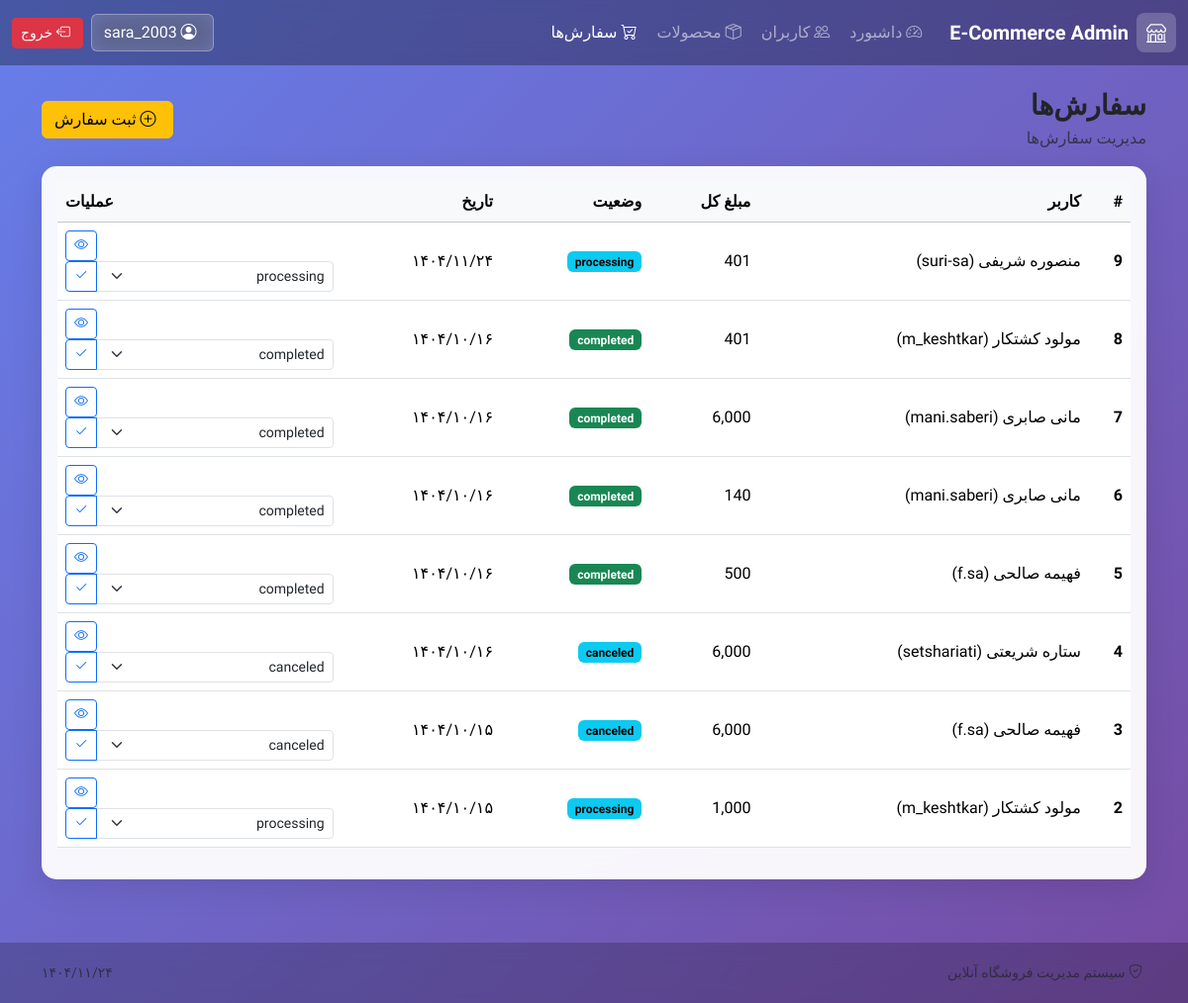
Page /orders (signed in) on the committed database.
### tables this page shows
CREATE TABLE user (
                    user_id INTEGER PRIMARY KEY AUTOINCREMENT,
                    username TEXT UNIQUE NOT NULL,
                    email TEXT UNIQUE NOT NULL,
                    password TEXT NOT NULL,
                    full_name TEXT NOT NULL,
                    phone TEXT,
                    address TEXT,
                    role TEXT NOT NULL DEFAULT 'customer',
                    created_at TEXT NOT NULL DEFAULT CURRENT_TIMESTAMP
                );

CREATE TABLE "order" (
                    order_id INTEGER PRIMARY KEY AUTOINCREMENT,
                    user_id INTEGER NOT NULL,
                    total_amount REAL NOT NULL CHECK (total_amount >= 0),
                    status TEXT NOT NULL DEFAULT 'pending',
                    shipping_address TEXT,
                    created_at TEXT NOT NULL DEFAULT CURRENT_TIMESTAMP,
                    FOREIGN KEY (user_id) REFERENCES user(user_id) ON DELETE CASCADE
                );

### app.py (the view)
@app.route("/orders")
@login_required
def orders():
    if current_user.role == "admin":
        orders_list = db.get_all_orders()
    else:
        orders_list = db.get_user_orders(current_user.id)
    return render_template("orders.html", orders=orders_list)

### app.py (called while the page is built)
@app.context_processor
def inject_now():
    return {"now": datetime.now(), "current_date": datetime.now()}

### auth.py (called while the page is built)
@login_manager.user_loader
def load_user(user_id):
    return User.get(user_id)

    @staticmethod
    def get(user_id: int):
        try:
            user_id = int(user_id)
        except (TypeError, ValueError):
            return None
        try:
            user = db.execute(
                "SELECT user_id, username, email, full_name, role FROM user WHERE user_id = ?",
                (user_id,),
                fetchone=True,
            )
            if not user:
                return None
            return User(
                user_id=user["user_id"],
                username=user["username"],
                email=user["email"],
                full_name=user["full_name"],
                role=user["role"],
            )
        except Exception as e:
            print(f"Error loading user: {e}")
            return None

### database.py (called while the page is built)
    def get_connection(self):
        conn = sqlite3.connect(self.db_path)
        conn.row_factory = sqlite3.Row
        return conn

    def execute(self, query: str, params=None, fetch=False, fetchone=False):
        conn = self.get_connection()
        try:
            cur = conn.cursor()
            if params:
                cur.execute(query, params)
            else:
                cur.execute(query)
            result = None
            if fetchone:
                row = cur.fetchone()
                result = dict(row) if row else None
            elif fetch:
                rows = cur.fetchall()
                result = [dict(row) for row in rows]
            conn.commit()
            return result
        except Exception as e:
            conn.rollback()
            raise
        finally:
            conn.close()

    def get_all_orders(self, limit=200):
        return self.execute(
            """
            SELECT o.order_id, o.user_id, u.username, u.full_name, o.total_amount, o.status, o.created_at
            FROM "order" o
            JOIN user u ON u.user_id = o.user_id
            ORDER BY o.order_id DESC
            LIMIT ?
            """,
            (limit,),
            fetch=True,
        )

### templates/orders.html (shortened to what this page needs)
{% extends "base.html" %}
{% block content %}
<div class="d-flex justify-content-between align-items-center mb-3">
  <div>
    <h3 class="fw-bold mb-1">سفارش‌ها</h3>
    <div class="text-muted">مدیریت سفارش‌ها</div>
  </div>
  <a class="btn btn-warning" href="{{ url_for('add_order') }}">
    <i class="bi bi-plus-circle ms-1"></i> ثبت سفارش
  </a>
</div>
<div class="card app-card">
  <div class="card-body">
    {% if orders %}
    <div class="table-responsive">
      <table class="table table-hover align-middle" id="dataTable">
        <thead class="table-light">
          <tr>
            <th>#</th>
            <th>کاربر</th>
            <th>مبلغ کل</th>
            <th>وضعیت</th>
            <th>تاریخ</th>
            <th class="text-end">عملیات</th>
          </tr>
        </thead>
        <tbody>
          {% for o in orders %}
          <tr>
            <td class="persian-digits fw-semibold">{{ o.order_id }}</td>
            <td>{{ o.full_name }} ({{ o.username }})</td>
            <td class="persian-digits">{{ "{:,.0f}".format(o.total_amount|float) }}</td>
            <td>
              <span class="badge text-bg-{{ 'success' if o.status=='completed' else 'warning' if o.status=='pending' else 'info' }}">
                {{ o.status }}
              </span>
            </td>
            <td><span class="persian-date" data-date="{{ o.created_at }}"></span></td>
            <td class="text-end">
              <a class="btn btn-sm btn-outline-primary" href="{{ url_for('order_detail', order_id=o.order_id) }}">
                <i class="bi bi-eye"></i>
              </a>
              {% if current_user.role == 'admin' %}
              <form class="d-inline" method="POST" action="{{ url_for('update_order_status', order_id=o.order_id) }}">
                <div class="input-group input-group-sm">
                  <select class="form-select" name="status">
                    <option value="processing" {% if o.status=='processing' %}selected{% endif %}>processing</option>
                    <option value="completed" {% if o.status=='completed' %}selected{% endif %}>completed</option>
                    <option value="canceled" {% if o.status=='canceled' %}selected{% endif %}>canceled</option>
                  </select>
                  <button class="btn btn-outline-primary" title="ذخیره"><i class="bi bi-check2"></i></button>
                </div>
              </form>
              {% endif %}
            </td>
          </tr>
          {% endfor %}
        </tbody>
      </table>
    </div>
    {% else %}
      <div class="empty-state">
        <div class="empty-icon"><i class="bi bi-cart-check"></i></div>
        <div class="fw-bold">هیچ سفارشی ثبت نشده</div>
        <a class="btn btn-warning mt-2" href="{{ url_for('add_order') }}">ثبت سفارش</a>
      </div>
    {% endif %}
  </div>
</div>
{% endblock %}

### templates/base.html (shortened to what this page needs)
<!doctype html>
<html lang="fa" dir="rtl">
<head>
  <link href="https://cdn.jsdelivr.net/npm/bootstrap@5.3.3/dist/css/bootstrap.rtl.min.css" rel="stylesheet">
  <link rel="stylesheet" href="https://cdn.jsdelivr.net/npm/bootstrap-icons@1.11.3/font/bootstrap-icons.min.css">
  <link rel="stylesheet" href="{{ url_for('static', filename='css/style.css') }}">
</head>
<body class="app-bg">
  <nav class="navbar navbar-expand-lg navbar-dark app-navbar sticky-top">
    <div class="container-fluid">
      <a class="navbar-brand d-flex align-items-center gap-2"
         href="{{ url_for('dashboard') if current_user.is_authenticated else url_for('login') }}">
        <span class="brand-mark"><i class="bi bi-shop"></i></span>
        <span class="fw-bold">{% if current_user.is_authenticated and current_user.role == 'admin' %}E-Commerce Admin{% else %}فروشگاه آنلاین{% endif %}</span>
      </a>
      {% if current_user.is_authenticated %}
      <div class="collapse navbar-collapse" id="topNav">
        <ul class="navbar-nav me-auto mb-2 mb-lg-0">
          <li class="nav-item">
            <a class="nav-link {% if request.endpoint=='dashboard' %}active{% endif %}" href="{{ url_for('dashboard') }}">
              <i class="bi bi-speedometer2 ms-1"></i> داشبورد
            </a>
          </li>
          {% if current_user.role == 'admin' %}
          <li class="nav-item">
            <a class="nav-link {% if request.endpoint in ['users','add_user','edit_user'] %}active{% endif %}" href="{{ url_for('users') }}">
              <i class="bi bi-people ms-1"></i> کاربران
            </a>
          </li>
          {% endif %}
          <li class="nav-item">
            <a class="nav-link {% if request.endpoint in ['products','add_product','edit_product'] %}active{% endif %}" href="{{ url_for('products') }}">
              <i class="bi bi-box-seam ms-1"></i> محصولات
            </a>
          </li>
          <li class="nav-item">
            <a class="nav-link {% if request.endpoint in ['orders','add_order','order_detail'] %}active{% endif %}" href="{{ url_for('orders') }}">
              <i class="bi bi-cart-check ms-1"></i> سفارش‌ها
            </a>
          </li>
        </ul>
        <div class="d-flex align-items-center gap-2">
          <a class="btn btn-glass" href="{{ url_for('profile') }}">
            <i class="bi bi-person-circle ms-1"></i> {{ current_user.username }}
          </a>
          <a class="btn btn-danger btn-sm" href="{{ url_for('logout') }}">
            <i class="bi bi-box-arrow-left ms-1"></i> خروج
          </a>
        </div>
      </div>
      {% endif %}
    </div>
  </nav>
  <main class="container py-4">
    {% block content %}{% endblock %}
  </main>
  <footer class="app-footer">
    <div class="container d-flex flex-wrap justify-content-between align-items-center gap-2">
      <div class="text-muted small">
        <i class="bi bi-shield-check ms-1"></i> سیستم مدیریت فروشگاه آنلاین
      </div>
      <div class="text-muted small">
        <span class="persian-date" data-date="{{ now.strftime('%Y-%m-%d') }}"></span>
      </div>
    </div>
  </footer>
</body>
</html>

### static/css/style.css (style rules this page uses)
* { font-family: 'Vazirmatn', sans-serif; }
body.app-bg { background: linear-gradient(135deg, #667eea 0%, #764ba2 100%); min-height: 100vh; }
.app-navbar { background: rgba(0, 0, 0, 0.3) !important; backdrop-filter: blur(10px); }
.brand-mark { width: 40px; height: 40px; display: flex; align-items: center; justify-content: center; background: rgba(255, 255, 255, 0.2); border-radius: 8px; font-size: 20px; }
.app-card { background: rgba(255, 255, 255, 0.95); backdrop-filter: blur(10px); border: none; border-radius: 15px; box-shadow: 0 8px 32px rgba(0, 0, 0, 0.1); }
.btn-glass { background: rgba(255, 255, 255, 0.2); border: 1px solid rgba(255, 255, 255, 0.3); color: white; backdrop-filter: blur(10px); }
.app-footer { background: rgba(0, 0, 0, 0.2); backdrop-filter: blur(10px); color: white; padding: 20px 0; margin-top: 40px; }
.persian-digits { font-family: 'Vazirmatn', 'Tahoma', sans-serif; }

### rows in the picture
user: username "sara_2003"
order: order_id "9", full_name "منصوره شریفی", username "suri-sa", total_amount "401", status "processing"
order: order_id "8", full_name "مولود کشتکار", username "m_keshtkar", total_amount "401", status "completed"
order: order_id "7", full_name "مانی صابری", username "mani.saberi", total_amount "6,000", status "completed"
order: order_id "6", full_name "مانی صابری", username "mani.saberi", total_amount "140", status "completed"
order: order_id "5", full_name "فهیمه صالحی", username "f.sa", total_amount "500", status "completed"
order: order_id "4", full_name "ستاره شریعتی", username "setshariati", total_amount "6,000", status "canceled"
order: order_id "3", full_name "فهیمه صالحی", username "f.sa", total_amount "6,000", status "canceled"
order: order_id "2", full_name "مولود کشتکار", username "m_keshtkar", total_amount "1,000", status "processing"
